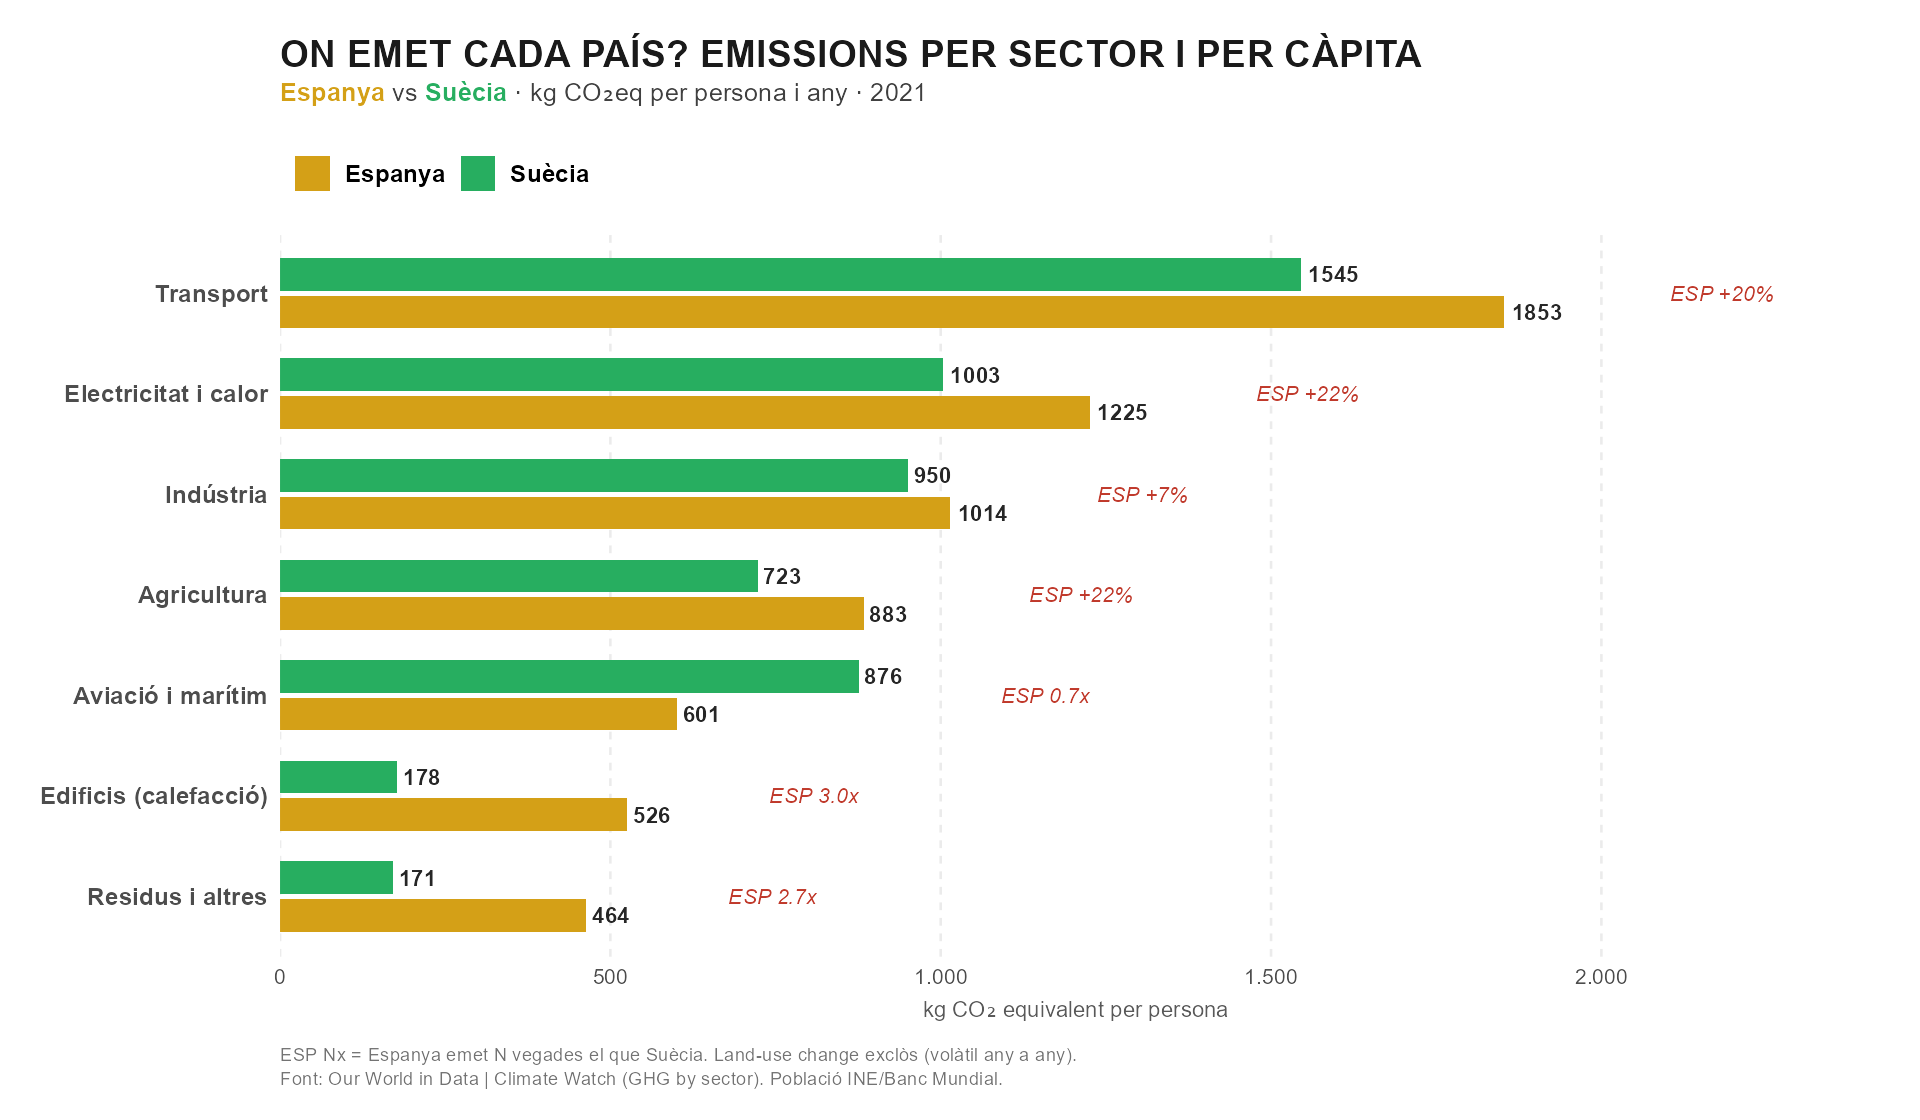

This figure's R source:
library(tidyverse)
library(scales)
library(ggtext)

# ============================================================
# Comparativa per sector ESP vs SWE
# Missatge: "On falla cada pais? Espanya falla mes en us que en electricitat"
# ============================================================

sec <- read_csv("ghg-emissions-by-sector.csv", show_col_types = FALSE)
pob <- read_csv("population.csv", show_col_types = FALSE)
names(pob)[ncol(pob)] <- "population"

ANY <- 2021
esp_pop <- pob |> filter(Code == "ESP", Year == ANY) |> pull(population) |> head(1)
swe_pop <- pob |> filter(Code == "SWE", Year == ANY) |> pull(population) |> head(1)

dades <- sec |>
  filter(Code %in% c("ESP","SWE"), Year == ANY) |>
  pivot_longer(-c(Entity, Code, Year),
               names_to = "sector", values_to = "co2_t") |>
  mutate(
    pop = ifelse(Code == "ESP", esp_pop, swe_pop),
    kg_pc = co2_t / pop * 1000
  )

# Agrupem sectors similars + traduïm
agrupar <- function(s) {
  case_when(
    s == "Transport"                                 ~ "Transport",
    s == "Aviation and shipping"                     ~ "Aviació i marítim",
    s == "Electricity and heat"                      ~ "Electricitat i calor",
    s == "Buildings"                                 ~ "Edificis (calefacció)",
    s %in% c("Industry","Manufacturing and construction") ~ "Indústria",
    s == "Agriculture"                               ~ "Agricultura",
    s %in% c("Waste","Fugitive emissions","Other fuel combustion") ~ "Residus i altres",
    s == "Land-use change and forestry"              ~ NA_character_,   # exclos
    TRUE ~ NA_character_
  )
}

dades <- dades |>
  mutate(grup = agrupar(sector)) |>
  filter(!is.na(grup)) |>
  group_by(Entity, grup) |>
  summarise(kg_pc = sum(kg_pc, na.rm = TRUE), .groups = "drop")

# Ordenem sectors pel valor d'Espanya
ordre <- dades |>
  filter(Entity == "Spain") |>
  arrange(kg_pc) |>
  pull(grup)
dades$grup <- factor(dades$grup, levels = ordre)

# Calcul gap percentatge per anotar
gap <- dades |>
  pivot_wider(names_from = Entity, values_from = kg_pc) |>
  rename(esp = Spain, swe = Sweden) |>
  mutate(
    diff   = esp - swe,
    ratio  = esp / swe,
    txt    = case_when(
      ratio > 1.5  ~ sprintf("ESP %.1fx", ratio),
      ratio < 0.7  ~ sprintf("ESP %.1fx", ratio),
      TRUE         ~ sprintf("ESP %+.0f%%", (esp - swe)/swe * 100)
    )
  )

col_esp <- "#D4A017"
col_swe <- "#27AE60"

p <- ggplot(dades, aes(x = kg_pc, y = grup, fill = Entity)) +
  geom_col(position = position_dodge(width = 0.75), width = 0.65) +
  geom_text(aes(label = sprintf("%.0f", kg_pc)),
            position = position_dodge(width = 0.75),
            hjust = -0.15, size = 3.6, fontface = "bold",
            color = "grey15") +
  geom_text(data = gap,
            aes(x = pmax(esp, swe), y = grup, label = txt),
            inherit.aes = FALSE,
            hjust = -1.6, size = 3.4, color = "#C0392B",
            fontface = "italic") +
  scale_fill_manual(values = c("Spain" = col_esp, "Sweden" = col_swe),
                    labels = c("Spain" = "Espanya", "Sweden" = "Suècia"),
                    name = NULL) +
  scale_x_continuous(labels = scales::comma_format(big.mark = "."),
                     expand = expansion(mult = c(0, 0.30))) +
  labs(
    title = "ON EMET CADA PAÍS? EMISSIONS PER SECTOR I PER CÀPITA",
    subtitle = sprintf(
      "<b style='color:%s'>Espanya</b> vs <b style='color:%s'>Suècia</b> · kg CO₂eq per persona i any · %d",
      col_esp, col_swe, ANY),
    x = "kg CO₂ equivalent per persona",
    y = NULL,
    caption = "ESP Nx = Espanya emet N vegades el que Suècia. Land-use change exclòs (volàtil any a any).<br>Font: Our World in Data | Climate Watch (GHG by sector). Població INE/Banc Mundial."
  ) +
  theme_minimal(base_size = 12) +
  theme(
    plot.background  = element_rect(fill = "white", color = NA),
    panel.background = element_rect(fill = "white", color = NA),
    panel.grid.major.y = element_blank(),
    panel.grid.major.x = element_line(color = "grey92", linetype = "33"),
    panel.grid.minor   = element_blank(),
    plot.title       = element_text(face = "bold", size = 17, color = "#1A1A1A",
                                    margin = margin(b = 4)),
    plot.subtitle    = element_markdown(color = "grey25", size = 11.5,
                                        margin = margin(b = 16)),
    plot.caption     = element_markdown(color = "grey45", size = 8.5,
                                        hjust = 0, lineheight = 1.3,
                                        margin = margin(t = 12)),
    axis.text.y      = element_text(face = "bold", size = 11),
    axis.title.x     = element_text(color = "grey35", size = 10,
                                    margin = margin(t = 6)),
    legend.position  = "top",
    legend.justification = "left",
    legend.text      = element_text(size = 11, face = "bold"),
    plot.margin      = margin(18, 22, 14, 18)
  )

if (!dir.exists("grafics")) dir.create("grafics")
ggsave("grafics/sectors_esp_swe.png", plot = p,
       width = 12, height = 7, dpi = 160, bg = "white")

cat("Per capita emissions per sector (kg/pers/any):\n")
print(dades |> pivot_wider(names_from = Entity, values_from = kg_pc))
cat("\nGrafic guardat a grafics/sectors_esp_swe.png\n")
